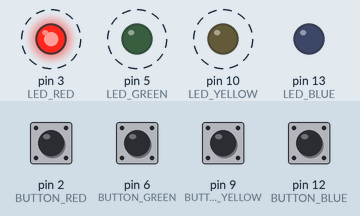
Bench run of a sketch on a simulated Arduino Uno, built with avr-gcc and run on an emulated ATmega328P. Parts: output pins drawn as LEDs (lit = HIGH). Dashed ring = blinking. Inputs (shaded band) come from the test bench; at power-on: pin 2 (BUTTON_RED), pin 6 (BUTTON_GREEN), pin 9 (BUTTON_YELLOW), pin 12 (BUTTON_BLUE) HIGH. Random numbers use the default seed unless the sketch sets one.

Above: at 3.07 s.
3.1 s: pin 2 (BUTTON_RED) pulled LOW for 0.15 s
At 5.4 s:
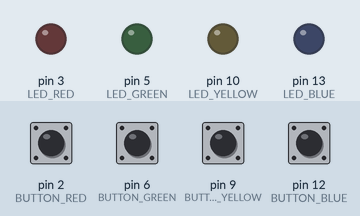
6.2 s: pin 6 (BUTTON_GREEN) pulled LOW for 0.15 s
At 6.51 s:
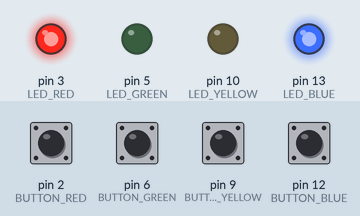
9.2 s: pin 9 (BUTTON_YELLOW) pulled LOW for 0.15 s
At 10.1 s:
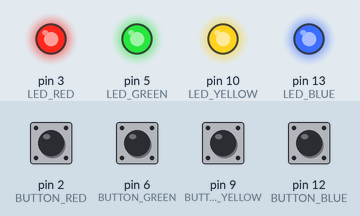
12.3 s: pin 9 (BUTTON_YELLOW) pulled LOW for 1 s
15.3 s: pin 2 (BUTTON_RED) pulled LOW for 1 s
Timing chart, 0 to 18.4 s (numbered marks = the images above; inputs shaded):
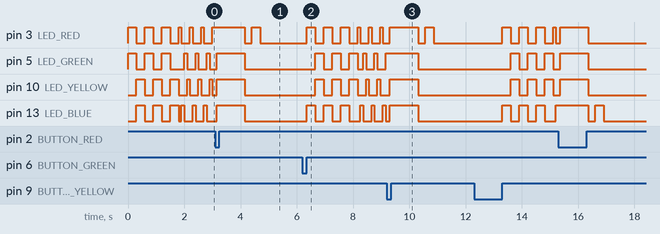

The sketch:

jogodamemoria.ino
```cpp
// Constantes e definições para LEDs e botões
const byte CHOICE_OFF   = 0; // LEDs desligados
const byte CHOICE_NONE  = 0; // Nenhum botão pressionado
const byte CHOICE_RED   = (1 << 0);
const byte CHOICE_GREEN = (1 << 1);
const byte CHOICE_BLUE  = (1 << 2);
const byte CHOICE_YELLOW = (1 << 3);

// Pinos dos LEDs
const byte LED_RED     = 3;
const byte LED_GREEN   = 5;
const byte LED_BLUE    = 13;
const byte LED_YELLOW  = 10;

// Pinos dos botões
const byte BUTTON_RED    = 2;
const byte BUTTON_GREEN  = 6;
const byte BUTTON_BLUE   = 12;
const byte BUTTON_YELLOW = 9;

// Parâmetros do jogo
const byte ROUNDS_TO_WIN      = 13;   // Número de rodadas para vencer o jogo.
const unsigned long ENTRY_TIME_LIMIT = 3000; // Tempo limite para pressionar um botão em milissegundos.

const byte MODE_MEMORY = 0;
const byte MODE_BATTLE = 1;

// Variáveis de estado do jogo
byte gameMode = MODE_MEMORY;    // Modo de jogo: memória por padrão.
byte gameBoard[32];             // Sequência de botões a ser reproduzida.
byte gameRound = 0;             // Rodada atual.

void setup() {
  // Configuração dos pinos como entrada/saída
  pinMode(BUTTON_RED, INPUT_PULLUP);
  pinMode(BUTTON_GREEN, INPUT_PULLUP);
  pinMode(BUTTON_BLUE, INPUT_PULLUP);
  pinMode(BUTTON_YELLOW, INPUT_PULLUP);

  pinMode(LED_RED, OUTPUT);
  pinMode(LED_GREEN, OUTPUT);
  pinMode(LED_BLUE, OUTPUT);
  pinMode(LED_YELLOW, OUTPUT);

  gameMode = MODE_MEMORY; // Define o modo inicial
  play_winner();          // Indica o início do jogo com LEDs piscando.
}

void loop() {
  attractMode(); // Modo de espera com LEDs piscando enquanto aguarda um botão.

  // Indique o início do jogo
  setLEDs(CHOICE_RED | CHOICE_GREEN | CHOICE_BLUE | CHOICE_YELLOW); // Liga todos os LEDs
  delay(1000);
  setLEDs(CHOICE_OFF); // Desliga todos os LEDs
  delay(250);

  if (gameMode == MODE_MEMORY) {
    // Jogue o modo memória
    if (play_memory())
      play_winner(); // Vitória: LEDs piscam em comemoração.
    else
      play_loser();  // Derrota: LEDs piscam para indicar falha.
  } else if (gameMode == MODE_BATTLE) {
    play_battle();   // Jogue o modo batalha
    play_loser();    // Derrota: LEDs piscam para indicar falha.
  }
}

// Funções principais do jogo
boolean play_memory() {
  randomSeed(millis()); // Inicializa o gerador de números aleatórios
  gameRound = 0;        // Reinicia o jogo para a primeira rodada

  while (gameRound < ROUNDS_TO_WIN) {
    add_to_moves();  // Adiciona um botão à sequência
    playMoves();     // Mostra a sequência atual

    // Solicite ao jogador que repita a sequência
    for (byte currentMove = 0; currentMove < gameRound; currentMove++) {
      byte choice = wait_for_button(); // Aguarda o jogador pressionar um botão
      if (choice == CHOICE_NONE) return false;  // Tempo esgotado
      if (choice != gameBoard[currentMove]) return false; // Escolha incorreta
    }
    delay(1000); // Aguarda um segundo antes da próxima rodada
  }
  return true; // Vitória se todas as rodadas forem completadas
}

boolean play_battle() {
  gameRound = 0; // Reinicia o jogo para a primeira rodada

  while (true) {
    byte newButton = wait_for_button();       // Aguarda um botão ser pressionado
    gameBoard[gameRound++] = newButton;      // Adiciona o botão à sequência

    // Solicite ao jogador que repita a sequência
    for (byte currentMove = 0; currentMove < gameRound; currentMove++) {
      byte choice = wait_for_button();
      if (choice == CHOICE_NONE) return false; // Tempo esgotado
      if (choice != gameBoard[currentMove]) return false; // Escolha incorreta
    }
    delay(100); // Pausa entre jogadores
  }
}

void playMoves() {
  for (byte currentMove = 0; currentMove < gameRound; currentMove++) {
    setLEDs(gameBoard[currentMove]); // Liga o LED correspondente
    delay(300);                      // Tempo do LED ligado
    setLEDs(CHOICE_OFF);             // Desliga LEDs
    delay(150);                      // Pausa entre LEDs
  }
}

void add_to_moves() {
  byte newButton = random(0, 4); // Gera um número aleatório de 0 a 3

  if (newButton == 0) newButton = CHOICE_RED;
  else if (newButton == 1) newButton = CHOICE_GREEN;
  else if (newButton == 2) newButton = CHOICE_BLUE;
  else newButton = CHOICE_YELLOW;

  gameBoard[gameRound++] = newButton; // Adiciona à sequência do jogo
}

void setLEDs(byte leds) {
  digitalWrite(LED_RED, (leds & CHOICE_RED) ? HIGH : LOW);
  digitalWrite(LED_GREEN, (leds & CHOICE_GREEN) ? HIGH : LOW);
  digitalWrite(LED_BLUE, (leds & CHOICE_BLUE) ? HIGH : LOW);
  digitalWrite(LED_YELLOW, (leds & CHOICE_YELLOW) ? HIGH : LOW);
}

byte wait_for_button() {
  long startTime = millis(); // Marca o início do tempo de espera

  while ((millis() - startTime) < ENTRY_TIME_LIMIT) {
    byte button = checkButton();
    if (button != CHOICE_NONE) {
      while (checkButton() != CHOICE_NONE); // Aguarda liberação do botão
      delay(10); // Evita leituras múltiplas
      return button;
    }
  }
  return CHOICE_NONE; // Retorna se o tempo se esgotar
}

byte checkButton() {
  if (digitalRead(BUTTON_RED) == LOW) {
    delay(50); // Debounce simples
    if (digitalRead(BUTTON_RED) == LOW) return CHOICE_RED;
  } else if (digitalRead(BUTTON_GREEN) == LOW) {
    delay(50); // Debounce simples
    if (digitalRead(BUTTON_GREEN) == LOW) return CHOICE_GREEN;
  } else if (digitalRead(BUTTON_BLUE) == LOW) {
    delay(50); // Debounce simples
    if (digitalRead(BUTTON_BLUE) == LOW) return CHOICE_BLUE;
  } else if (digitalRead(BUTTON_YELLOW) == LOW) {
    delay(50); // Debounce simples
    if (digitalRead(BUTTON_YELLOW) == LOW) return CHOICE_YELLOW;
  }
  return CHOICE_NONE; // Nenhum botão pressionado
}


void play_winner() {
  for (int i = 0; i < 3; i++) {
    setLEDs(CHOICE_RED | CHOICE_GREEN);
    delay(300);
    setLEDs(CHOICE_BLUE | CHOICE_YELLOW);
    delay(300);
  }
}

void play_loser() {
  for (int i = 0; i < 3; i++) {
    setLEDs(CHOICE_RED | CHOICE_BLUE);
    delay(300);
    setLEDs(CHOICE_GREEN | CHOICE_YELLOW);
    delay(300);
  }
}

void attractMode() {
  while (true) {
    setLEDs(CHOICE_RED);
    delay(100);
    if (checkButton() != CHOICE_NONE) return;

    setLEDs(CHOICE_BLUE);
    delay(100);
    if (checkButton() != CHOICE_NONE) return;

    setLEDs(CHOICE_GREEN);
    delay(100);
    if (checkButton() != CHOICE_NONE) return;

    setLEDs(CHOICE_YELLOW);
    delay(100);
    if (checkButton() != CHOICE_NONE) return;
  }
}
```
